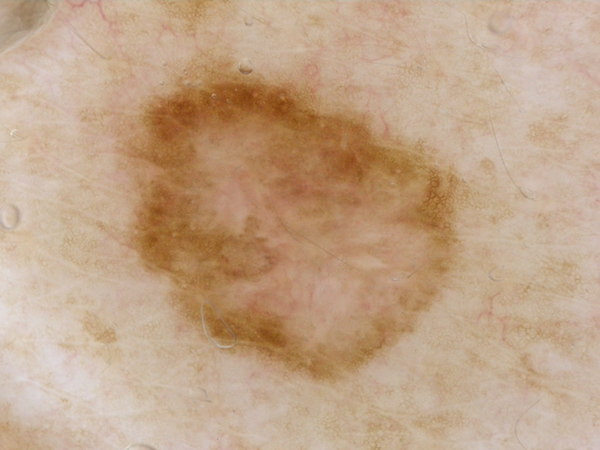
#> input picture seam-carving/input.jpg, 600 x 450 px, given in place of input_test_center.jpg, which was not available
$ python seam_carving.py
#> lines starting #> are read from the running program, lines starting #| are printed output that depends on the picture; after the words box and inside, x2 and y2 are one past the last pixel; in counts of white or black regions, pixels touching at a corner belong together; pictures that were not available may be replaced by others from this repository, and a replacement may not be noted
import os
import skimage
from skimage import data, draw
from skimage import transform, util
import numpy as np
from skimage import filters, color
from matplotlib import pyplot as plt
from skimage.filters import threshold_otsu

# NOTE:  This script runs for about 45 seconds for a single image


############################################################# TEST CONSTANTS
# test image for sample
file_path = './input_test_center.jpg'

# desired size
x_axis = 500
y_axis = 500


############################################################# Utility functions
# read an image from a file path and return the image object
def return_image_from_file(file_path):
    img_original = skimage.io.imread(file_path)
    return img_original


# create a directory if it does not already exist
def ensure_directory_exist(directory_name):
    exist_bool = os.path.isdir('./' + directory_name)
    if not exist_bool:
        os.mkdir(directory_name)


def return_image_x_y(image_current):
    height, width, channels = image_current.shape
    return height,width

############################################################# [END] Utility functions


############################################################# Crop length helper

# determine if x is the longest axis
# Input:
#   - both axis lengths
# Output:
#   - [Bool]: True if x is the longest axis
def is_x_longest_edge(image_size_y, image_size_x):
    if image_size_x >= image_size_y:
        return True
    else:
        return False


# returns the length to remove from the longest side
# Input:
#   - bool = True if x-axis is longer
#   - both axis lengths
# Output:
#   - length to remove from side
def get_length_to_remove(x_longer, image_size_x, image_size_y):
    if x_longer:
        remove_to_square_length = image_size_x - image_size_y
    else:
        remove_to_square_length = image_size_y - image_size_x
    return remove_to_square_length

# determine the number of pixels(as col or row) to remove from an image
# if the full lenth is an odd value, one side will receive an extra pixel to ensure
# that the final size is the expected full pixel value
# [43 lines left out: functions determine_remove_values, crop_image, not called in this run]


# resize image, the resize uses the values provided on the global level
def resize_image_to_global_spec(image_current):
    img_resized = transform.resize(image_current, (x_axis, y_axis))
    return img_resized


# seam carve image using sobel edge
# [10 lines left out: function scarve_edge_image, not called in this run]


# seam carve image using otsu global (experimental)
def scarve_otsu_global_image(image_current, size, x_longer):
    # perform global otsu
    gray_image = color.rgb2gray(image_current)
    threshold_global_otsu = threshold_otsu(gray_image)
    # print(threshold_global_otsu)
    global_otsu = gray_image >= threshold_global_otsu # need to make lesion the 'important values'
    # global_otsu = [1 for pixel in image_current if pixel>=threshold_global_otsu]
    plot_image_save_to_file("scarve_global_otsu", global_otsu)
    if x_longer:
        img_otsu_carved = transform.seam_carve(image_current, global_otsu, 'vertical', size)
    else:
        img_otsu_carved = transform.seam_carve(image_current, global_otsu, 'horizontal', size)
    return img_otsu_carved

############################################################# [END] Photo manipulations

############################################################# Plot figures
# --------- create sample image for specifed input image
# Input:
#   - images to plot
# Output:
#   - figure with all images (currently a 3x2)
# [32 lines left out: function plot_all_images, not called in this run]


# --------- save a 'named' individual photo to the sampleImages dir
def plot_image_save_to_file(name, img_cur):
    # make the figure
    plt.figure()
    plt.title(name)
    plt.imshow(img_cur)

    # ensure a directory is present/build if necessary
    save_directory = "sampleImages"
    ensure_directory_exist(save_directory)

    # build full path and save
    file_name = name + '.png'
    full_path = os.path.join(save_directory, file_name)
    plt.savefig(full_path)

#############################################################[END] Plot figures


# Main outside wrapper
def main():

    # read in image
    img_original = return_image_from_file(file_path)
#> in return_image_from_file, img_original is the input picture: shape (450, 600, 3); mean R, G, B 192.8, 163.3, 136

    # get image information
    image_size_y, image_size_x = return_image_x_y(img_original)
#> image_size_y = 450; image_size_x = 600
    x_longer = is_x_longest_edge(image_size_y, image_size_x)   # if true, then x=longer
#> x_longer = True
    remove_to_square_length = get_length_to_remove(x_longer, image_size_x, image_size_y)
#> in get_length_to_remove, `remove_to_square_length = image_size_x - image_size_y`: remove_to_square_length = 150
#> remove_to_square_length = 150

    # --- "original image"
    plot_image_save_to_file("original", img_original)

    # ------ resized image
    img_resized = resize_image_to_global_spec(img_original)
#> in resize_image_to_global_spec, `img_resized = transform.resize(image_current, (x_axis, y_axis))`:
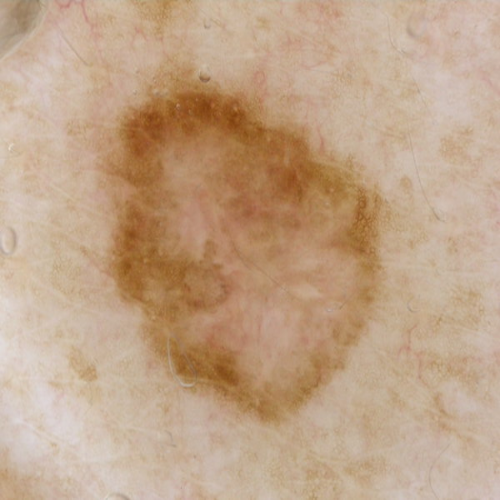
#> img_resized: shape (500, 500, 3) float64; mean R, G, B 0.756, 0.64, 0.533
    plot_image_save_to_file("classic_resized", img_resized)

    # ------ scarve otsu + resized image
    img_scarve_otsu_global_resize = scarve_otsu_global_image(img_original, remove_to_square_length, x_longer)
#> in scarve_otsu_global_image, `gray_image = color.rgb2gray(image_current)`:
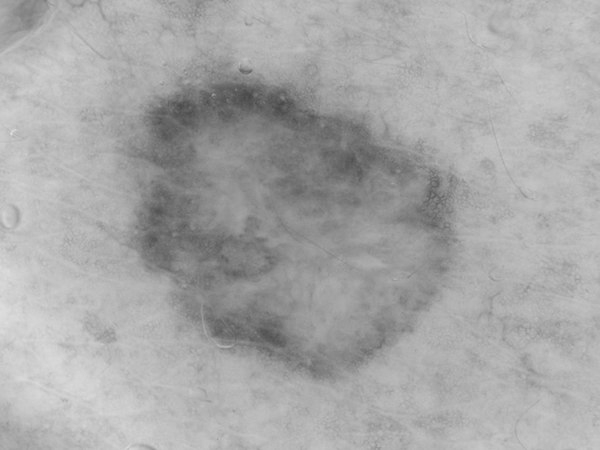
#> gray_image: shape (450, 600) float64; min 0.281, max 0.883, mean 0.657
#> in scarve_otsu_global_image, `threshold_global_otsu = threshold_otsu(gray_image)`: threshold_global_otsu = 0.614
#> in scarve_otsu_global_image, `global_otsu = gray_image >= threshold_global_otsu # need to make lesio..`:
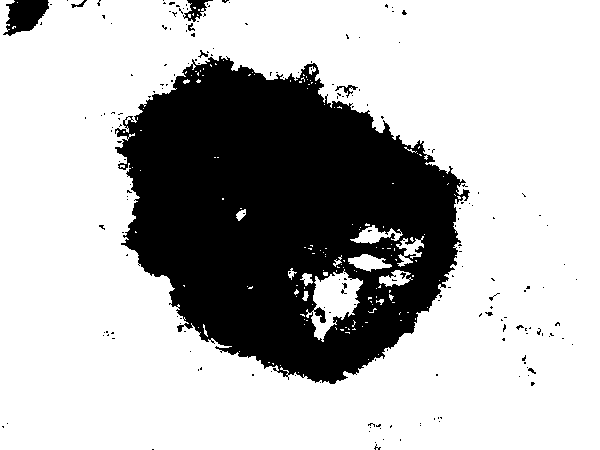
#> global_otsu: shape (450, 600) bool; 71.9% white; 197 black regions (188 under 20 px), largest, box (x1, y1, x2, y2) and area: (115, 56, 470, 384) 73557, (3, 0, 49, 36) 1062, (183, 0, 213, 22) 278
    img_scarve_otsu_global_resize = resize_image_to_global_spec(img_scarve_otsu_global_resize)
    plot_image_save_to_file("scarve_otsu_resized", img_scarve_otsu_global_resize)

    # ------ scarved (edges) + resized image
    img_scarve_resize = scarve_edge_image(img_original, remove_to_square_length, x_longer)
    img_scarve_resize = resize_image_to_global_spec(img_scarve_resize)
    plot_image_save_to_file("scarve_edge_resized", img_scarve_resize)

    # ------ crop + resized image
    img_crop_resize = crop_image(img_original, image_size_x, image_size_y, remove_to_square_length, x_longer)
    img_crop_resize = resize_image_to_global_spec(img_crop_resize)
    plot_image_save_to_file("crop_resized", img_crop_resize)

    # plot all images in the same figure for easy viewing
    plot_all_images(img_original, img_resized, img_scarve_resize, img_crop_resize, img_scarve_otsu_global_resize)

#> (the run stopped early here; a loop or call above may not have finished)
